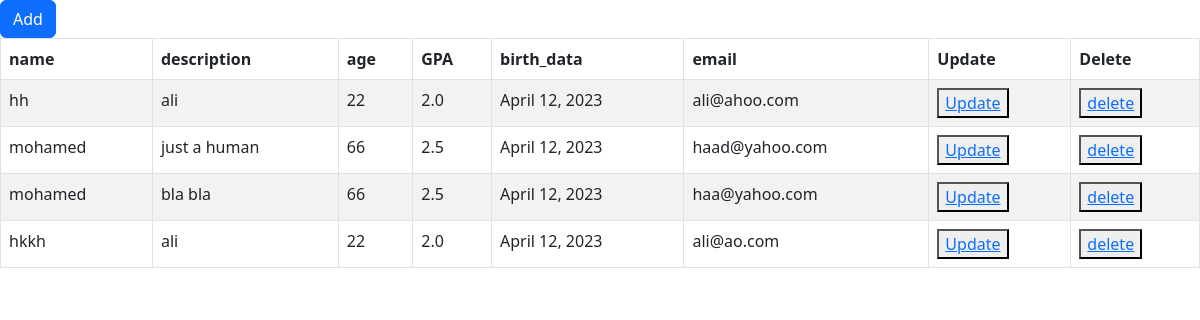
The app's page /student/index/, older data.
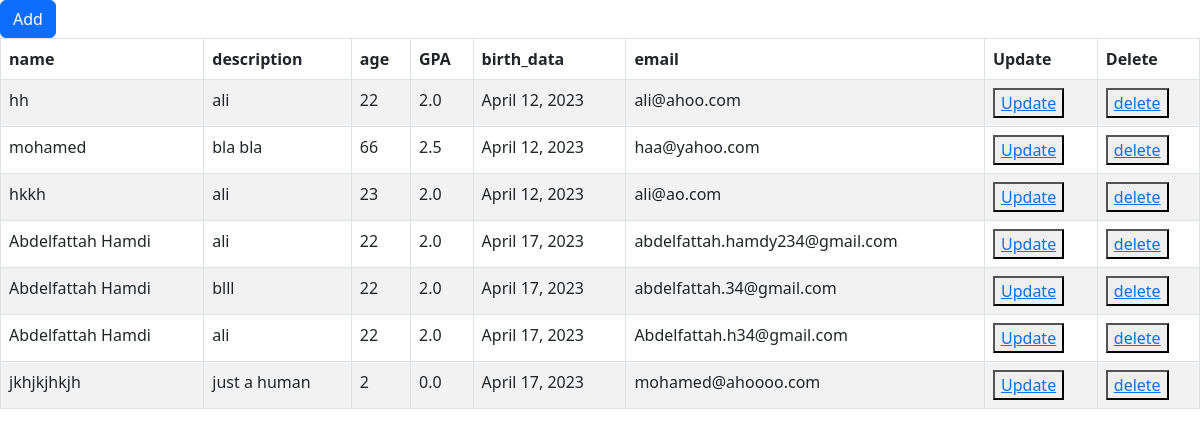
The same page, newer data.
### students/models.py (models this page shows, shortened)
class Student (models.Model) :
    name = models.CharField(max_length=100 ,null=False ,blank=False , default= "hamada")
    description = models.TextField(null=True , default="just a human")
    age = models.IntegerField(default=0)
    GPA = models.FloatField(blank=False , default=0)
    birth_data = models.DateField(auto_now_add=True)
    email = models.EmailField(null=False , blank=False , unique=True)
    password = models.CharField(max_length=100)
    class Meta :
        constraints = [
            models.CheckConstraint(check=models.Q(GPA__lte = 4) , name="gpa must be less than 4") ,
            models.CheckConstraint(check=models.Q(age__gte = 0) , name="Age is positive")
        ]
        db_table = "student"

### students/views.py (the view)
# urls.py: path("index/" , views.hamada) ,
def hamada (request) :
    data = list(Student.objects.values())
    return render( request , "index.html" , {"students" :data})

### students/templates/index.html (shortened to what this page needs)
<!DOCTYPE html>
<html lang="en">
  <head>
    <link
      href="https://cdn.jsdelivr.net/npm/bootstrap@5.3.0-alpha3/dist/css/bootstrap.min.css"
      rel="stylesheet"
    />
  </head>
  <body>
    <a href="/student/add/">
      <button class="btn btn-primary">Add</button>
    </a>
    <table class="table table-bordered table-striped">
      <thead>
        <tr>
          <th>name</th>
          <th>description</th>
          <th>age</th>
          <th>GPA</th>
          <th>birth_data</th>
          <th>email</th>
          <th>Update</th>
          <th>Delete</th>
        </tr>
      </thead>
      <tbody>
        {% for student in students %}
        <tr>
          <td>{{ student.name }}</td>
          <td>{{ student.description }}</td>
          <td>{{ student.age }}</td>
          <td>{{ student.GPA }}</td>
          <td>{{ student.birth_data }}</td>
          <td>{{ student.email }}</td>
          <td>
            <button>
              <a href="/student/update/{{ student.id }}">Update</a>
            </button>
          </td>
          <td>
            <button>
              <a href="/student/delete/{{ student.id }}">delete</a>
            </button>
          </td>
        </tr>
        {% endfor %}
      </tbody>
    </table>
  </body>
</html>

Row changes from the older to the newer data that the page shows:
removed Student: name "mohamed", description "just a human", age "66", GPA "2.5", birth_data "April 12, 2023", email "haad@yahoo.com"
changed Student "hkkh": age "22" → "23"
added Student: name "Abdelfattah Hamdi", description "ali", age "22", GPA "2.0", birth_data "April 17, 2023", email "abdelfattah.hamdy234@gmail.com"
added Student: name "Abdelfattah Hamdi", description "blll", age "22", GPA "2.0", birth_data "April 17, 2023", email "abdelfattah.34@gmail.com"
added Student: name "Abdelfattah Hamdi", description "ali", age "22", GPA "2.0", birth_data "April 17, 2023", email "Abdelfattah.h34@gmail.com"
added Student: name "jkhjkjhkjh", description "just a human", age "2", GPA "0.0", birth_data "April 17, 2023", email "mohamed@ahoooo.com"
